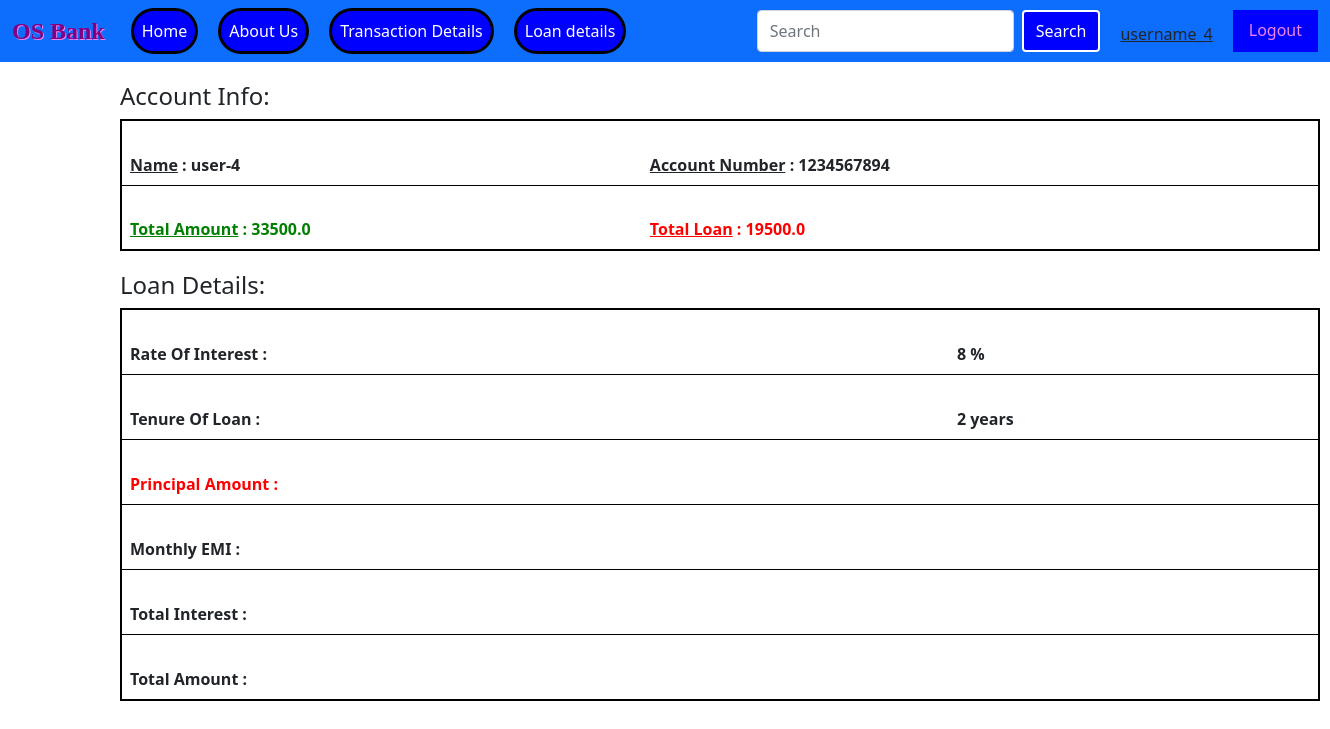
Screenshot of /loan_EMI (signed in) with the database file from the repository.
### bankapp/models.py (models this page shows)
class Bankupload(models.Model):
    user = models.OneToOneField(User, on_delete = models.CASCADE, null=True)
    name = models.CharField(max_length = 100)
    acc_no = models.CharField(max_length = 10, primary_key=True)
    email = models.EmailField(max_length = 254, null=True, blank=True)
    date_of_birth = models.DateField()
    amount = models.FloatField()
    bank_type = models.CharField(max_length = 15, choices = bank_type_choices)
    loan = models.FloatField(default = 0, null = True, blank = True)
    updated = models.DateTimeField(auto_now=True)
    created = models.DateTimeField(auto_now_add=True)

### bankapp/views.py (the view)
# urls.py: path('loan_EMI', loan_emi, name = "loan_EMI"),
@login_required(login_url = 'login')
def loan_emi(request):
    user = request.user
    loanUser = Bankupload.objects.all().get(user=user)
    loanAmount = loanUser.loan
    ROI = 8
    Year = 2
    ROI_in_months = ROI/12/100
    Tenure_in_months = Year*12
    loanEMI = (loanAmount*(ROI_in_months)*((1+ROI_in_months)**(Tenure_in_months)))/(((1+ROI_in_months)**(Tenure_in_months))-1)
    Total_Amount_Paid = loanEMI*Tenure_in_months
    loanEMIapprox = int(round(loanEMI, 0))
    T_A_P_approx = int(round(Total_Amount_Paid, 0))
    Total_Interest = T_A_P_approx-loanAmount
    EMI = format_currency(loanEMIapprox, 'INR', locale='en_IN').replace('.00','').replace('₹','₹ ')
    Total_Amount = format_currency(T_A_P_approx, 'INR', locale='en_IN').replace('.00','').replace('₹','₹ ')
    Total_In = format_currency(Total_Interest, 'INR', locale='en_IN').replace('.00','').replace('₹','₹ ')
    loan_A = format_currency(loanAmount, 'INR', locale='en_IN').replace('.00','').replace('₹','₹ ')
    context = {'User': loanUser, 'ROI': ROI, 'Year': Year, 'loanEMI': EMI, 'loan_Amount': loan_A, 'Total_Interest': Total_In, 'Total_Amount': Total_Amount}
    return render(request, 'LoanDetails.html', context)

### Templates/LoanDetails.html
{% extends 'main.html' %}
{% block body_block %}
{% load static %}
<h4 id="tablehead">Account Info:</h4>
<table class="table">
    <thead>
    <tr>
        <th>
        <br><a style="text-decoration: underline;">Name</a> : {{User.name}} <br>
        </th>
        <th>
        <br><a style="text-decoration: underline;">Account Number</a> : {{User.acc_no}} <br>
        </th>
    </tr>
    <tr>
    <tr>
        <th style="color: green;">
        <br><a style="text-decoration: underline;">Total Amount</a> : {{User.amount}} <br>
        </th>
        <th style="color: red;">
        <br><a style="text-decoration: underline;">Total Loan</a> : {{User.loan}} <br>
        </th>
    </tr>
    </thead>
</table>
<h4 id="tablehead">Loan Details:</h4>
<table class="table">
    <thead>
    <tr>
        <th>
        <br><a>Rate Of Interest</a> :  <br>
        </th>
        <th>
        <br>{{ROI}} %<br>
        </th>
    </tr>
    <tr>
        <th>
        <br><a>Tenure Of Loan</a> :  <br>
        </th>
        <th>
        <br>{{Year}} years<br>
        </th>
    </tr>
    <tr style="color: red;">
        <th>
        <br><a>Principal Amount</a> :  <br>
        </th>
        <th>
        <br>{{loan_Amount}}<br>
        </th>
    </tr>
    <tr>
        <th>
        <br><a>Monthly EMI</a> : <br>
        </th>
        <th>
        <br>{{loanEMI}}<br>
        </th>
    </tr>
    <tr>
        <th>
        <br><a>Total Interest</a> :  <br>
        </th>
        <th>
        <br>{{Total_Interest}}<br>
        </th>
    </tr>
    <tr>
        <th>
        <br><a>Total Amount</a> :  <br>
        </th>
        <th>
        <br>{{Total_Amount}}<br>
        </th>
    </tr>
    </thead>
</table>
{% endblock %}

### Templates/main.html (shortened to what this page needs)
{% load static %}
<!DOCTYPE html>
<html lang="en">
<head>
    <link href="https://cdn.jsdelivr.net/npm/bootstrap@5.0.2/dist/css/bootstrap.min.css" rel="stylesheet">
</head>
<body>
    <nav class="navbar navbar-expand-lg navbar-light bg-primary">
        <div class="container-fluid">
          <a class="navbar-brand" id="id1" href="#">OS Bank</a>
          <div class="collapse navbar-collapse" id="navbarSupportedContent">
            <ul class="navbar-nav me-auto mb-2 mb-lg-0" id="nav-bar">
              <li class="nav-item">
                <a class="nav-link active" aria-current="page" href="{% url 'home' %}">Home</a>
              </li>
              <li class="nav-item">
                <a class="nav-link active" aria-current="page" href="{% url 'about' %}">About Us</a>
              </li>
              {% if user.is_authenticated %}
              <li class="nav-item">
                <a class="nav-link active" aria-current="page" href="{% url 'trans_details' %}">Transaction Details</a>
              </li>
              <li class="nav-item">
                <a class="nav-link active" aria-current="page" href="{% url 'loan_EMI' %}">Loan details</a>
              </li>
              {% endif %}
            </ul>
            <form class="d-flex">
              <input class="form-control me-2" type="search" placeholder="Search" aria-label="Search">
              <button class="btn btn-outline-success" type="submit" style="color: white; border: 2px solid; background-color: blue;">Search</button>
              {% if user.is_authenticated %}
              <h6 class="mb-6" style="text-decoration: underline; margin-left: 20px; margin-top: 15px;">{{user.username}}</h6>
              <a class="nav-link" id="id_1" href="{% url 'logout' %}">Logout</a>
              {% else %}
              <a class="nav-link" id="id_1" href="{% url 'login' %}">Login</a>
              {% endif %}
            </form>
          </div>
        </div>
      </nav>
      <div class="body">
        {% block body_block %}
        {% endblock %}
      </div>
</body>
</html>

### Templates/main.html (style rules this page uses)
#id1 { color: purple; font-size: x-large; font-family: serif; font-weight: bolder; text-shadow: 1px 1px violet; }
#id_1 { background-color: blue; color: violet; border: 20px auto; margin-left: 20px; cursor: pointer; }
.table { margin-left: 120px; border: 2px solid black; max-width: 1200px; }
#tablehead { margin-left: 120px; margin-top: 20px; }
#nav-bar li a { border: 3px solid black; color: white; background-color: blue; margin-left: 10px; margin-right: 10px; border-radius: 30px; }

### rows the page displays
Bankupload: name "user-4", acc_no "1234567894", amount "33500.0", loan "19500.0"

### other values shown
{{ user.username }} "username_4"
{{ ROI }} "8"
{{ Year }} "2"
